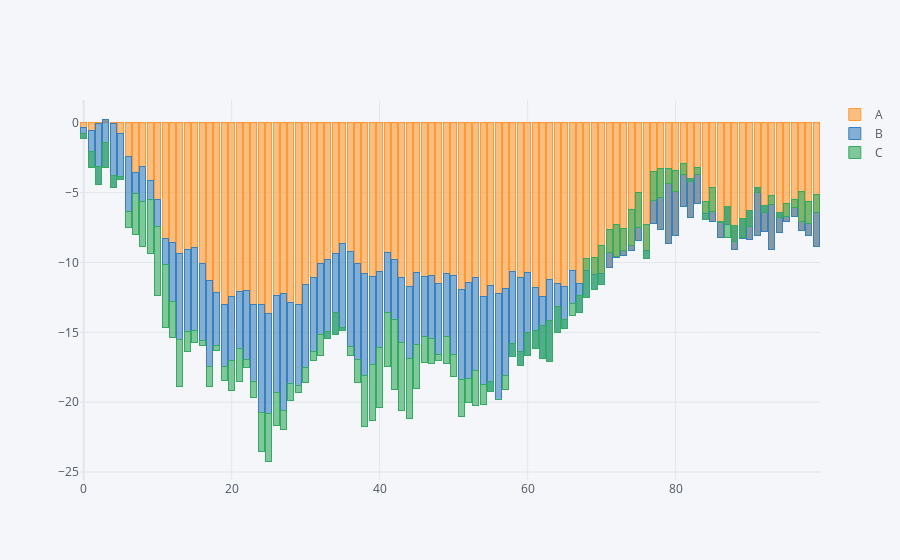

Here is the notebook cell this chart was saved with:
### Code cell
df.iplot(kind='bar', barmode='stack')
